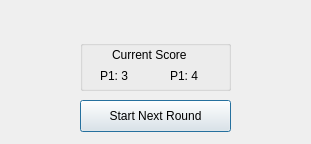
<?xml version="1.0" encoding="UTF-8"?>
<ui version="4.0">
 <class>winDialog</class>
 <widget class="QDialog" name="winDialog">
  <property name="geometry">
   <rect>
    <x>0</x>
    <y>0</y>
    <width>311</width>
    <height>144</height>
   </rect>
  </property>
  <property name="windowTitle">
   <string>Dialog</string>
  </property>
  <widget class="QLabel" name="winlabel">
   <property name="geometry">
    <rect>
     <x>90</x>
     <y>10</y>
     <width>151</width>
     <height>16</height>
    </rect>
   </property>
   <property name="text">
    <string/>
   </property>
  </widget>
  <widget class="QPushButton" name="pushButton">
   <property name="geometry">
    <rect>
     <x>80</x>
     <y>100</y>
     <width>151</width>
     <height>32</height>
    </rect>
   </property>
   <property name="text">
    <string>Start Next Round</string>
   </property>
  </widget>
  <widget class="QGroupBox" name="groupBox">
   <property name="geometry">
    <rect>
     <x>80</x>
     <y>40</y>
     <width>151</width>
     <height>51</height>
    </rect>
   </property>
   <property name="title">
    <string/>
   </property>
   <widget class="QLabel" name="p1scorelabel">
    <property name="geometry">
     <rect>
      <x>20</x>
      <y>25</y>
      <width>41</width>
      <height>21</height>
     </rect>
    </property>
    <property name="text">
     <string>P1: 3</string>
    </property>
   </widget>
   <widget class="QLabel" name="p2scorelabel">
    <property name="geometry">
     <rect>
      <x>90</x>
      <y>25</y>
      <width>41</width>
      <height>21</height>
     </rect>
    </property>
    <property name="text">
     <string>P1: 4</string>
    </property>
   </widget>
   <widget class="QLabel" name="label">
    <property name="geometry">
     <rect>
      <x>32</x>
      <y>7</y>
      <width>91</width>
      <height>16</height>
     </rect>
    </property>
    <property name="text">
     <string>Current Score</string>
    </property>
   </widget>
  </widget>
 </widget>
 <resources/>
 <connections/>
</ui>
